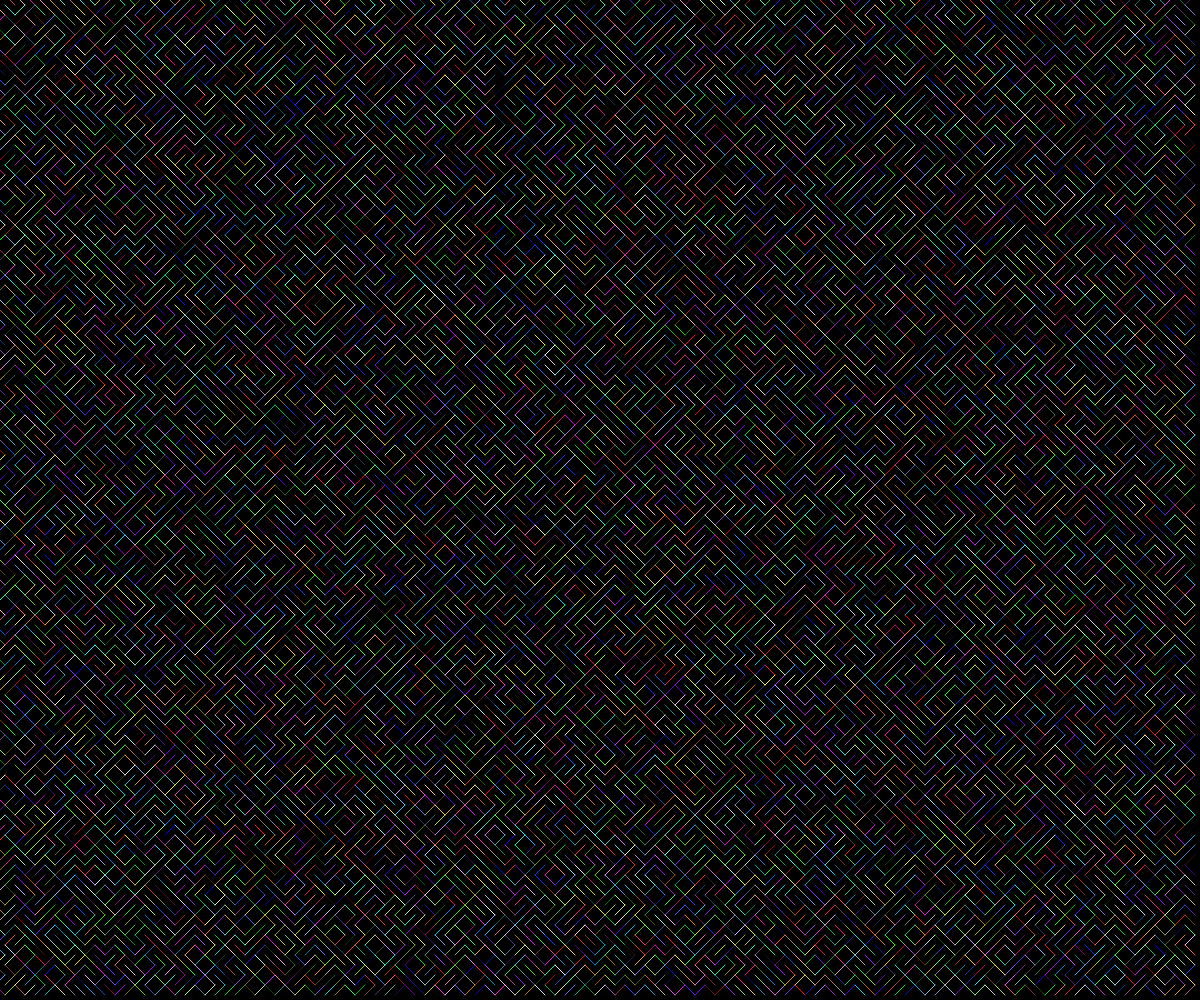
Frame 1 (no input)
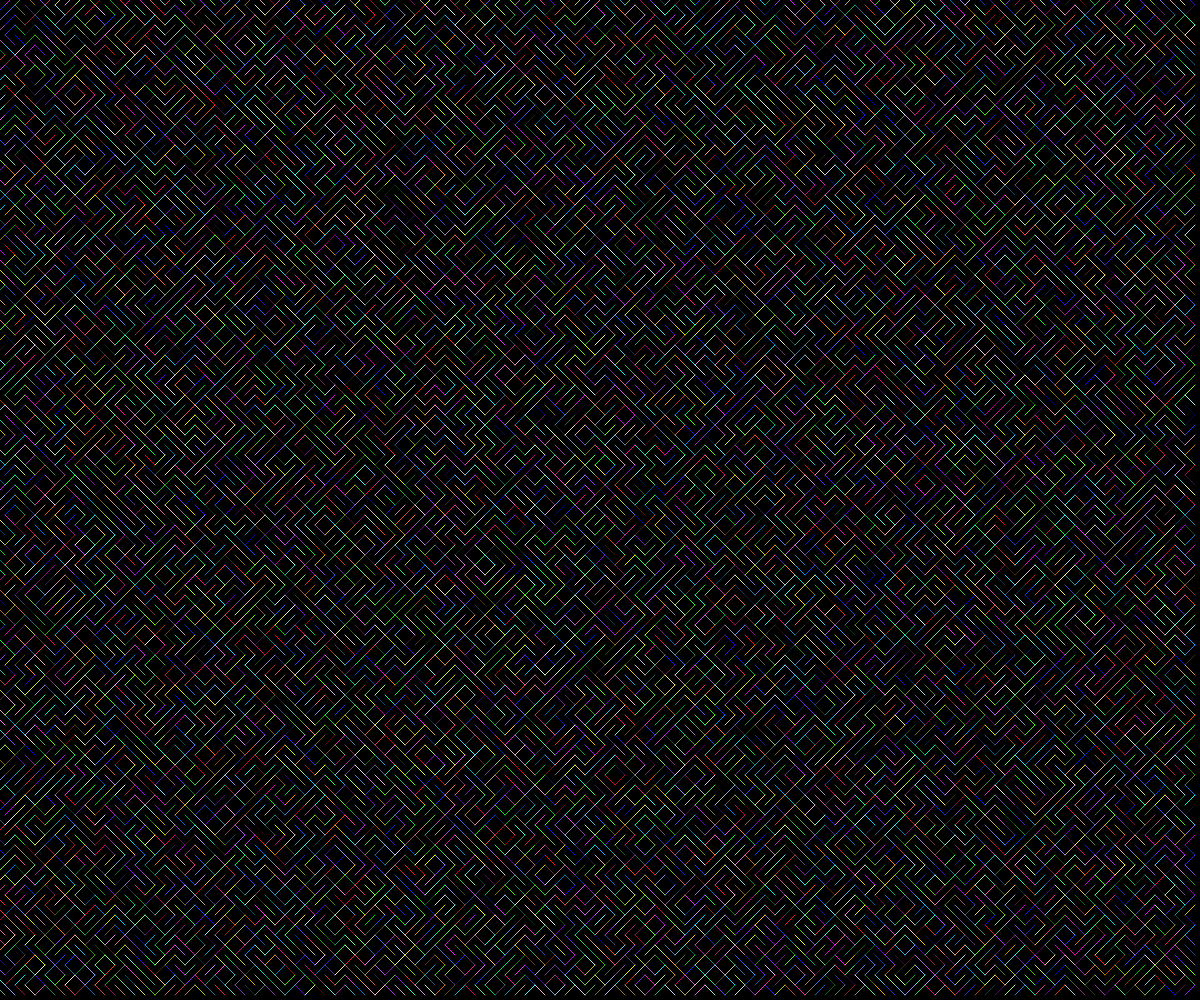
Frame 60 (no input)
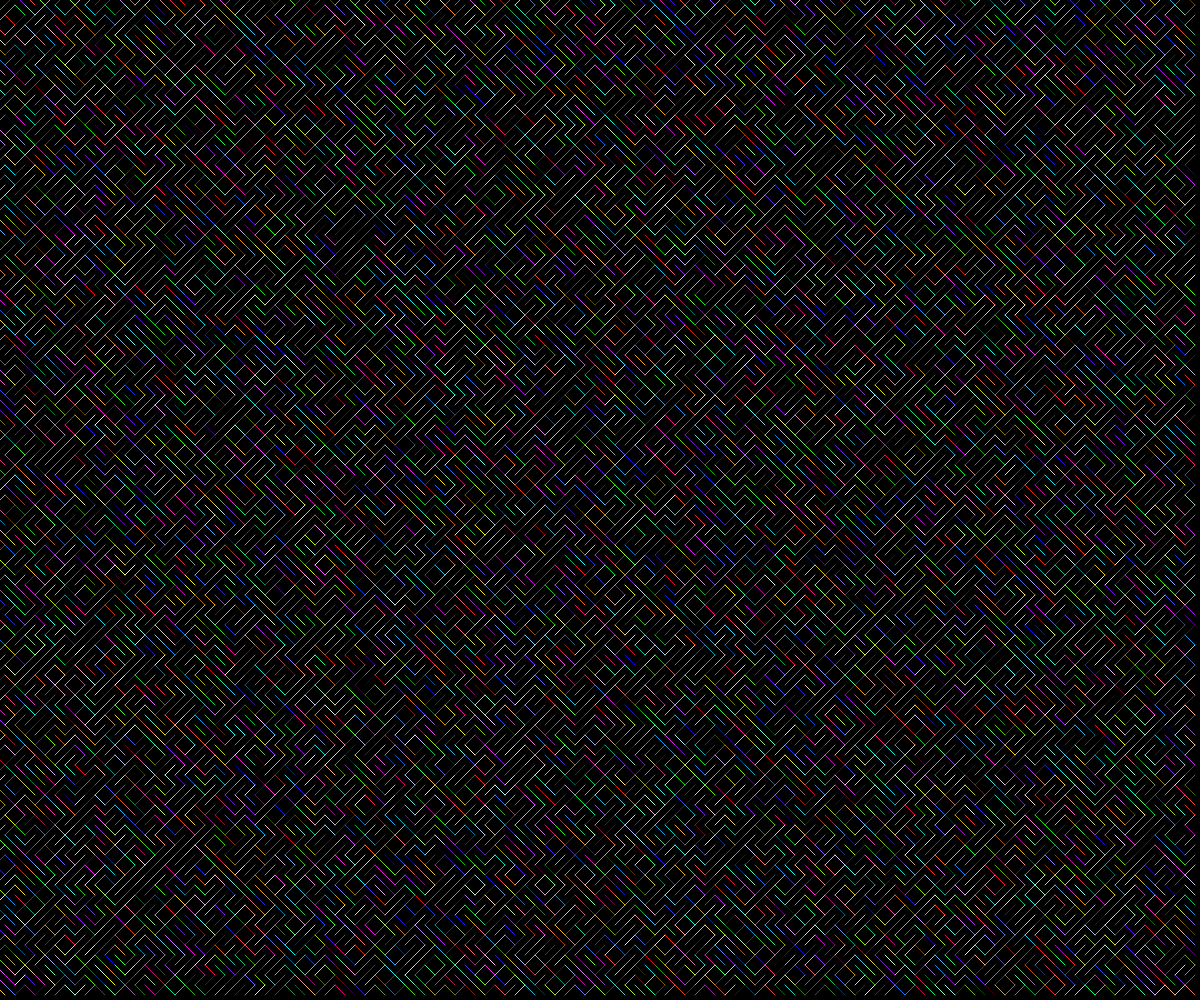
Frame 120 (the mouse pressed at the canvas centre since frame 60)

The p5.js sketch that drew these frames (run headless with seeded random() and noise() and a simulated clock; from frame 60 on, the mouse is pressed at the canvas centre):

// p5.js sketch
// ── sketch.js
// Project Title
// Generative Art Demo - Oct 4th


const TILE_SIZE = 10;


function setup() {
  createCanvas(windowWidth, windowHeight);
}

function draw() {

  background(0);

  let tileArray = [];
  let waittime = 5000;
  

  for (let x = 0; x < width; x+= TILE_SIZE){
    for(let y = 0; y < height; y+= TILE_SIZE){
      let someTile = spawnTile(x,y);
      tileArray.push(someTile);
    }
  }

  for (let mytile of tileArray){
    stroke(random(0,255),random(0,255),random(0,255));
    line(mytile.x1,mytile.y1,mytile.x2,mytile.y2);
  }
}

function spawnTile(x,y){
  let tile;
  let choice = random(100);

  if(choice<50){
    //Negative slope line

    tile = {
      x1: x-TILE_SIZE/2,
      y1: y-TILE_SIZE/2,
      x2: x+TILE_SIZE/2,
      y2: y+TILE_SIZE/2,
    };
  }

  else{
    tile = {
      x1: x-TILE_SIZE/2,
      y1: y+TILE_SIZE/2,
      x2: x+TILE_SIZE/2,
      y2: y-TILE_SIZE/2,
    };
  }
  

  return tile;
}
